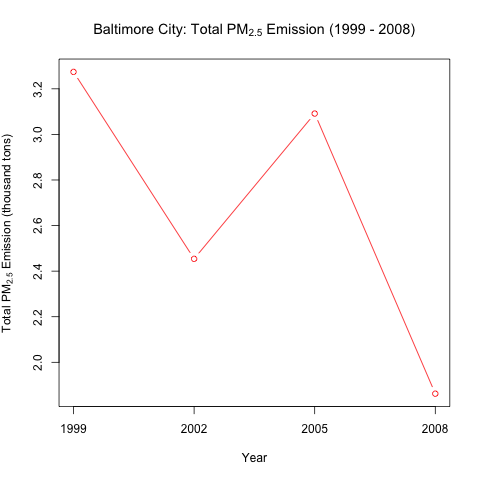

This chart was generated by the following R code:
#! /usr/bin/Rscript
# ---
# title: "Plot2"
# author: "phseven"
# date: "July 24, 2014"
# ---
# Input: The following file (in same directory as the R script) 
#           summarySCC_PM25.rds
#
# Output: plot2.png (in same directory as the R script)
# 

require(data.table)

# Read the data

NEI <- readRDS("summarySCC_PM25.rds")

# Convert from dataframe to datatable.

nei <- as.data.table(NEI)

# Release memory of NEI
rm(NEI)

# Set fips and year as key for nei data table.

setkey(nei, fips, year)

# Sum Emissions by year into snei datatable. Set year as key for snei.

snei <- nei[ fips == "24510", list(tot.emit = sum(Emissions)), keyby=year]

# Open a png device, make a base plot and close the device.

png(file = "plot2.png", width=480 , height=480)

snei[, plot(year, tot.emit / 10^3, col="red", type="b",
        main=expression("Baltimore City: Total PM"[2.5]*
                " Emission (1999 - 2008)"),
        xlog = FALSE, ylog = FALSE,
        xaxp = c(1999, 2008, 3),
        xlab ="Year", 
        ylab = expression("Total PM"[2.5]*" Emission (thousand tons)"))]
dev.off()

# Done

